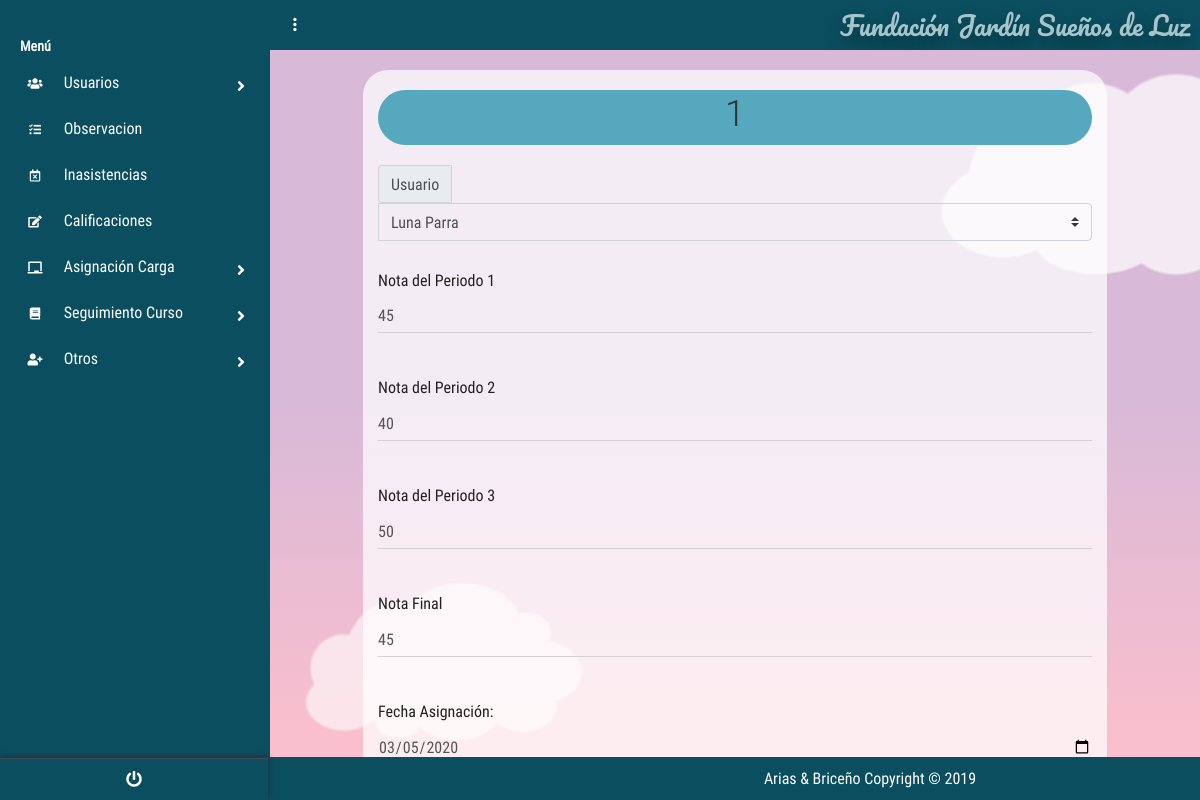
Screenshot of /?c=Calificacion&a=nuevo&id_Calificacion=1 (signed in) with the database file from the repository.
### tables this page shows
create table CALIFICACION
(
id_Calificacion INT PRIMARY KEY auto_increment ,
notaPeriodo1_Calificacion INT not null,
notaPeriodo2_Calificacion INT not null,
notaPeriodo3_Calificacion INT not null,
notaFinal1_Calificacion INT not null,
fechaRegistro_Calificacion DATE not null,
id_Usuario_FKFK int 
);

create table Usuario
(
id_Usuario int PRIMARY KEY auto_increment ,
user_Usuario varchar (50) not null,
password_Usuario varchar (8) not null,
nombre_Usuario varchar (50) not null,
apellido_Usuario varchar (50) not null,
tipoDoc_Usuario varchar (50) not null,
doc_Usuario bigint not null,
estado_Usuario varchar (50) not null,
id_tipoUsuario_FK int ,
id_Especialidad_FK int 
);

### controllers/CalificacionController.php (called while the page is built, shortened)
<?php
require_once "./models/CalificacionModel.php";
class CalificacionController{
    private $mode;
    public function __CONSTRUCT(){
        $this->mode = new CalificacionModel();
    }
    public function nuevo(){
        $alm = new CalificacionModel();
        if(isset($_REQUEST['id_Calificacion'])){
            $alm = $this->mode->Obtener($_REQUEST['id_Calificacion']);
        }
        include_once './views/Calificacion/Calificacion.php';
    }
}

### models/Conexion.php (called while the page is built)
<?php
class Conexion{
    public static function conectar(){
        $PDO = new PDO("mysql:host=localhost;dbname=dbfundacion;charset=utf8","root","");
        $PDO->setAttribute(PDO::ATTR_ERRMODE,PDO::ERRMODE_EXCEPTION);
        return $PDO;
    }
}
?>

### models/CalificacionModel.php (called while the page is built, shortened)
<?php
class CalificacionModel{
    public $CNX;
    public function __construct(){
        try {
            $this->CNX= Conexion::conectar();
        } catch (Exception $e) {
            die($e->getMessage());
        }
    }
    public function Obtener($id_Calificacion)
	{
		try
		{
            $query= "SELECT id_Calificacion,
            notaPeriodo1_Calificacion,
            notaPeriodo2_Calificacion,
            id_Usuario_FKFK,
            nombre_Usuario,
            apellido_Usuario,
            notaPeriodo3_Calificacion,
            notaFinal1_Calificacion,
            fechaRegistro_Calificacion
            from CALIFICACION
            inner join USUARIO on Usuario.id_Usuario=CALIFICACION.id_Usuario_FKFK
            WHERE id_Calificacion=?";
            $stm = $this->CNX->prepare($query);
			$stm->execute(array($id_Calificacion));
			return $stm->fetch(PDO::FETCH_OBJ);
		} catch (Exception $e)
		{
			die($e->getMessage());
		}
	}
}

### views/Calificacion/Calificacion.php (the view, shortened to what this page needs)
<!DOCTYPE html>
<html lang="es">
    <head>
        <link
            rel='stylesheet'
            href='https://cdnjs.cloudflare.com/ajax/libs/twitter-bootstrap/4.1.1/css/bootstrap.css'>
        <link
            rel='stylesheet'
            href='https://use.fontawesome.com/releases/v5.0.13/css/all.css'>
        <link
            rel="stylesheet"
            href="<?php echo SERVERURL; ?>assets/css/menu_Lateral.css">
        <link rel="stylesheet" href="<?php echo SERVERURL; ?>assets/css/main.css">
    </head>
    <body>
        <?php include "./views/modules/navlateral.php" ?>
        <section class="full-box dashboard-contentPage">
            <?php include "./views/modules/navbar.php" ?>
            <div class="container">
                <form
                    action="?c=Calificacion&a=guardar_Calificacion"
                    method="post"
                    class="FormularioAjax"
                    data-form="save"
                    autocomplete="off"
                    enctype="multipart/form-data">
                    <div>
                        <h1 class="page-header tituloa" style="margin-top:20px">
                            <?php echo $alm->id_Calificacion != null ? $alm->id_Calificacion : 'Nueva Calificacion'; ?>
                        </h1>
                    </div>
                    <div class="input-group mb-3">
                        <div class="input-group-prepend">
                            <label class="input-group-text" for="inputGroupSelect01">Usuario</label>
                        </div>
                        <select
                            class="custom-select selects"
                            id="inputGroupSelect01"
                            style="background-color: #ffffff00;"
                            name="id_Usuario_FKFK">
                            <option selected="selected" value="<?php echo $alm->id_Usuario_FKFK; ?>">
                                <?php echo $alm->id_Calificacion != null ? ($alm->nombre_Usuario.' '.$alm->apellido_Usuario) : '--Seleccione el Usuario--'; ?>
                            </option>
                        </select>
                    </div>
                    <div class="form-group">
                        <label>Nota del Periodo 1</label>
                        <input
                        value="<?php echo $alm->notaPeriodo1_Calificacion; ?>"
                            name="notaPeriodo1_Calificacion"
                            class="form-control"
                            type="text"
                            placeholder="Ingrese Nota de 1 a 5"
                            required="required"
                            pattern="[0-9]{1,5}"
                            title="ingrese solo numeros"/>
                    </div>
                    <div class="form-group">
                        <label>Nota del Periodo 2</label>
                        <input
                        value="<?php echo $alm->notaPeriodo2_Calificacion; ?>"
                            name="notaPeriodo2_Calificacion"
                            class="form-control"
                            type="text"
                            placeholder="Ingrese Nota de 1 a 5"
                            required="required"
                            pattern="[0-9]{1,5}"
                            title="ingrese solo numeros"/>
                    </div>
                    <div class="form-group">
                        <label>Nota del Periodo 3</label>
                        <input
                        value="<?php echo $alm->notaPeriodo3_Calificacion; ?>"
                            name="notaPeriodo3_Calificacion"
                            class="form-control"
                            type="text"
                            placeholder="Ingrese Nota de 1 a 5"
                            required="required"
                            pattern="[0-9]{1,5}"
                            title="ingrese solo numeros"/>
                    </div>
                    <div class="form-group">
                        <label>Nota Final</label>
                        <input
                        value="<?php echo $alm->notaFinal1_Calificacion; ?>"
                            name="notaFinal1_Calificacion"
                            class="form-control"
                            type="text"
                            placeholder="Ingrese Nota de 1 a 5"
                            required="required"
                            pattern="[0-9]{1,5}"
                            title="ingrese solo numeros"/>
                    </div>
                    <div class="form-group">
                        <label id="Label1" runat="server" text="Label">
                            Fecha Asignación:</label>
                        <input
                            value="<?php echo $alm->fechaRegistro_Calificacion; ?>"
                            name="fechaRegistro_Calificacion"
                            class="form-control"
                            type="date"
                            required="required"
                            title="ingrese la fecha"/>
                    </div>
                </form>
            </div>
            <?php include "./views/modules/fondo_Form.php" ?>
        </section>
    </body>
</html>

### assets/css/menu_Lateral.css (style rules this page uses)
body { font-size: 0.9rem; }

### assets/css/main.css (style rules this page uses)
body, html { background-color: #0b4e5f; width: 100%; height: 100%; margin: 0; padding: 0; position: relative; font-size: 16px; font-family: 'RobotoCondensed'; overflow: hidden; }
.full-box { margin: 0; padding: 0; width: 100%; box-sizing: border-box; }
.container { background-color: rgba(255, 255, 255, 0.726); margin-top:20px; border-radius:25px; width:80%; }
.tablas,h1 { margin:20px }
h1 { text-align: center; padding: 5px; margin: 5px; }
.form-control { background-color: #ffffff00; }
.tituloa { background-color: #56a8be; border-color: #56a8be; border-radius: 1em; }
.form-group .checkbox label, .form-group .radio label, .form-group label { font-size: 16px; line-height: 1.42857143; color: #212020; font-weight: 400; }
.dashboard-sideBar, .dashboard-contentPage { position: absolute; top: 0; height: 100%; transition: all .3s ease-in-out; }
.dashboard-contentPage { right: 0; z-index: 1; padding-left: 270px; }
.input-group > .form-control, .input-group > .custom-select, .input-group > .custom-file { position: relative; -ms-flex: 1 1 auto; flex: 1 1 auto; width: 100%; }

### views/modules/fondo_Form.php (style rules this page uses)
html { box-sizing: border-box; }
*, *:before, *:after { box-sizing: inherit; }
body { margin: 0; background: linear-gradient(#d8b9d7 50%, #ffc0cb); min-height: 100vh; display: flex; justify-content: center; align-items: center; overflow: hidden; position: relative; }

### rows the page displays
calificacion: id_Calificacion "1", id_Usuario_FKFK "Luna Parra", notaPeriodo1_Calificacion "45", notaPeriodo2_Calificacion "40", notaPeriodo3_Calificacion "50", notaFinal1_Calificacion "45", fechaRegistro_Calificacion "03/05/2020"

### other values shown
NOMBREPROYECTO "Fundación Jardín Sueños de Luz"
